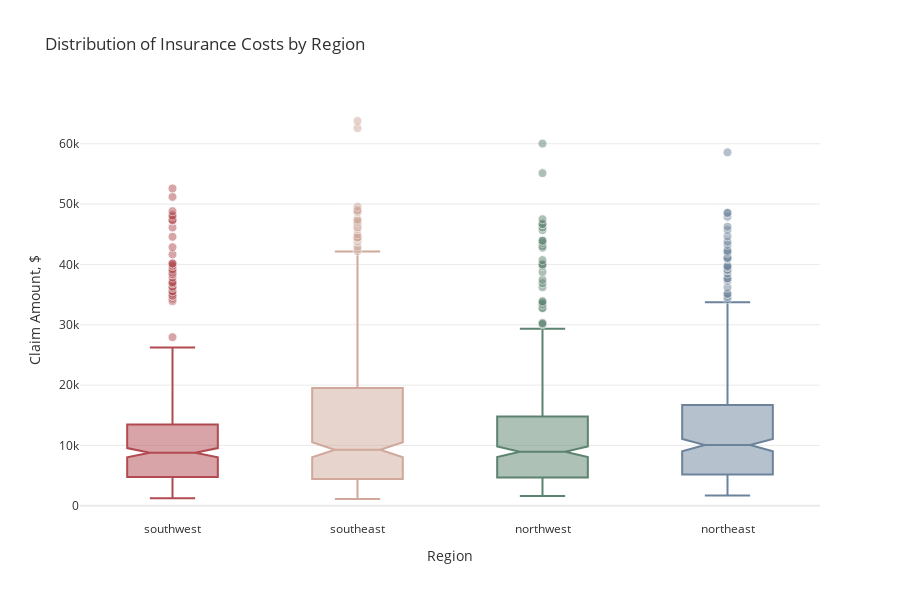

The code cell stored with this chart in its notebook:
### Code cell
import plotly.io as pio
pio.renderers.default = "vscode"


from plotly.offline import plot, iplot, init_notebook_mode
import plotly.express as px

init_notebook_mode(connected=True)
px.defaults.template = "plotly_white"
plot_df=df.copy()
fig = px.box(plot_df, x="region", y="charges", color="region", 
             notched=True, points="outliers", height=600,
             title="Distribution of Insurance Costs by Region",
             color_discrete_sequence=['#B14B51', '#D0A99C', '#5D8370', '#6C839B'])
fig.update_traces(marker=dict(size=9, opacity=0.5, line=dict(width=1,color="#F7F7F7")), showlegend=False)
fig.update_layout(font_color="#303030", xaxis_title='Region', yaxis_title='Claim Amount, $',
                  yaxis=dict(showgrid=True, gridwidth=1, gridcolor='#EAEAEA', zerolinecolor='#EAEAEA'))
fig.show()

### Figure 1 — Plotly figure (JSON) as saved in the notebook; plotly's stock layout.template omitted (floating-point values rounded to 4 significant figures; data arrays with more than 128 entries replaced by an {"elided": "..."} marker saying what was removed)
{"data": [{"alignmentgroup": "True", "boxpoints": "outliers", "hovertemplate": "region=%{x}<br>charges=%{y}<extra></extra>", "legendgroup": "southwest", "marker": {"color": "#B14B51", "line": {"color": "#F7F7F7", "width": 1}, "opacity": 0.5, "size": 9}, "name": "southwest", "notched": true, "offsetgroup": "southwest", "orientation": "v", "showlegend": false, "type": "box", "x": {"elided": "325 str values"}, "x0": " ", "xaxis": "x", "y": {"elided": "325 float values"}, "y0": " ", "yaxis": "y"}, {"alignmentgroup": "True", "boxpoints": "outliers", "hovertemplate": "region=%{x}<br>charges=%{y}<extra></extra>", "legendgroup": "southeast", "marker": {"color": "#D0A99C", "line": {"color": "#F7F7F7", "width": 1}, "opacity": 0.5, "size": 9}, "name": "southeast", "notched": true, "offsetgroup": "southeast", "orientation": "v", "showlegend": false, "type": "box", "x": {"elided": "364 str values"}, "x0": " ", "xaxis": "x", "y": {"elided": "364 float values"}, "y0": " ", "yaxis": "y"}, {"alignmentgroup": "True", "boxpoints": "outliers", "hovertemplate": "region=%{x}<br>charges=%{y}<extra></extra>", "legendgroup": "northwest", "marker": {"color": "#5D8370", "line": {"color": "#F7F7F7", "width": 1}, "opacity": 0.5, "size": 9}, "name": "northwest", "notched": true, "offsetgroup": "northwest", "orientation": "v", "showlegend": false, "type": "box", "x": {"elided": "325 str values"}, "x0": " ", "xaxis": "x", "y": {"elided": "325 float values"}, "y0": " ", "yaxis": "y"}, {"alignmentgroup": "True", "boxpoints": "outliers", "hovertemplate": "region=%{x}<br>charges=%{y}<extra></extra>", "legendgroup": "northeast", "marker": {"color": "#6C839B", "line": {"color": "#F7F7F7", "width": 1}, "opacity": 0.5, "size": 9}, "name": "northeast", "notched": true, "offsetgroup": "northeast", "orientation": "v", "showlegend": false, "type": "box", "x": {"elided": "324 str values"}, "x0": " ", "xaxis": "x", "y": {"elided": "324 float values"}, "y0": " ", "yaxis": "y"}], "layout": {"boxmode": "overlay", "font": {"color": "#303030"}, "height": 600, "legend": {"title": {"text": "region"}, "tracegroupgap": 0}, "title": {"text": "Distribution of Insurance Costs by Region"}, "xaxis": {"anchor": "y", "categoryarray": ["southwest", "southeast", "northwest", "northeast"], "categoryorder": "array", "domain": [0, 1], "title": {"text": "Region"}}, "yaxis": {"anchor": "x", "domain": [0, 1], "gridcolor": "#EAEAEA", "gridwidth": 1, "showgrid": true, "title": {"text": "Claim Amount, $"}, "zerolinecolor": "#EAEAEA"}}}
